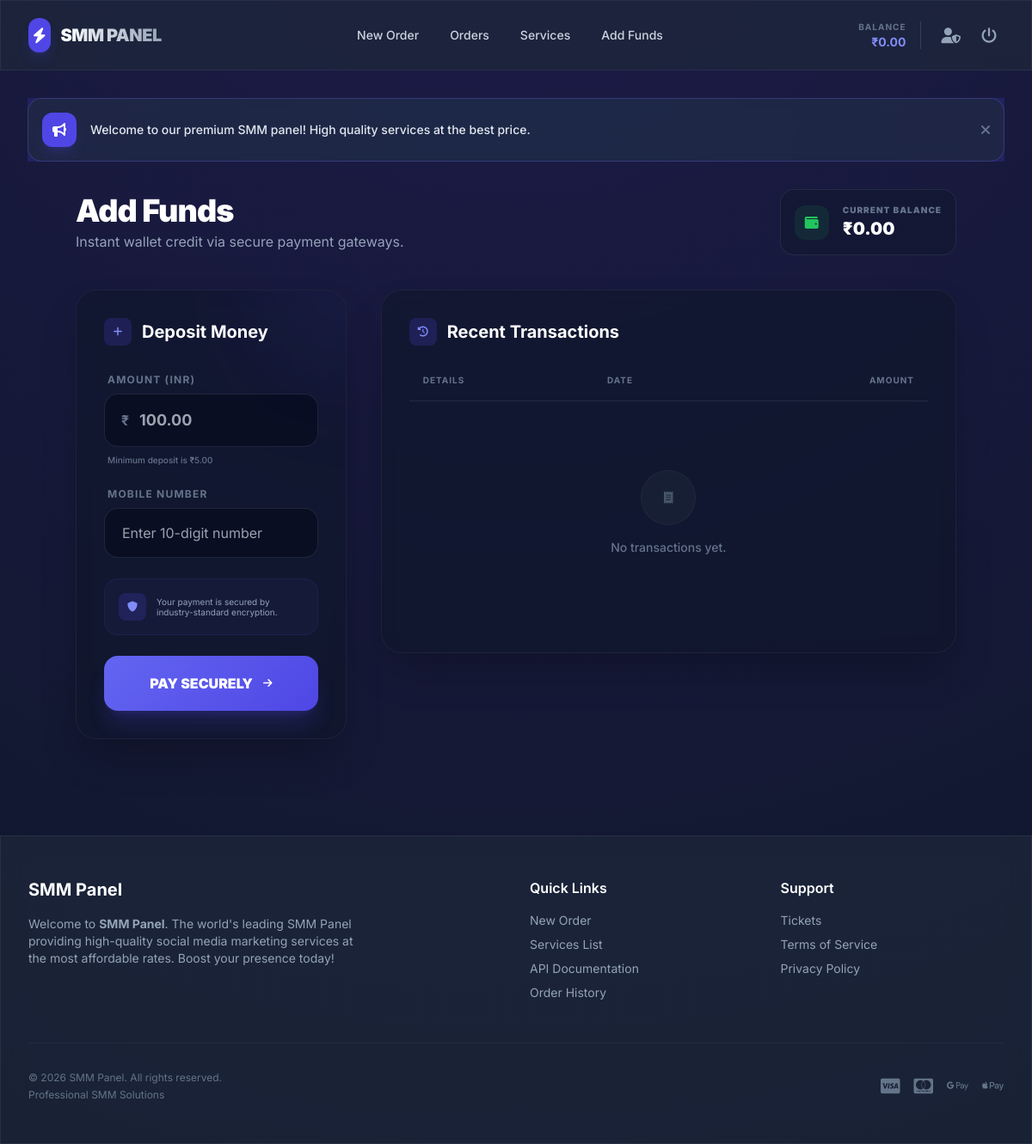
/add_funds.php (signed in), run on the app's committed database.
### tables this page shows
CREATE TABLE IF NOT EXISTS `users` (
  `id` INT AUTO_INCREMENT PRIMARY KEY,
  `name` VARCHAR(100) NOT NULL,
  `email` VARCHAR(100) NOT NULL UNIQUE,
  `password` VARCHAR(255) NOT NULL,
  `balance` DECIMAL(10,2) DEFAULT 0.00,
  `api_key` VARCHAR(100) NULL UNIQUE,
  `role` ENUM('user', 'admin') DEFAULT 'user',
  `created_at` TIMESTAMP DEFAULT CURRENT_TIMESTAMP
);

CREATE TABLE IF NOT EXISTS `settings` (
  `id` INT AUTO_INCREMENT PRIMARY KEY,
  `setting_key` VARCHAR(100) NOT NULL UNIQUE,
  `setting_value` TEXT
);

### add_funds.php (the view, shortened to what this page needs)
<?php
require_once(__DIR__ . '/includes/header.php');
$stmt = $db->prepare("SELECT * FROM transactions WHERE user_id = ? ORDER BY id DESC LIMIT 50");
$stmt->execute([$user['id']]);
$transactions = $stmt->fetchAll();
?>
<div class="max-w-5xl mx-auto space-y-10 mb-20">
    <div class="flex flex-col md:flex-row md:items-center justify-between gap-6">
        <div>
            <h2 class="text-4xl font-black text-white tracking-tight">Add Funds</h2>
            <p class="text-slate-400 mt-1">Instant wallet credit via secure payment gateways.</p>
        </div>
        <div class="flex items-center space-x-4 bg-slate-900/50 p-4 rounded-2xl border border-slate-700/50">
            <div class="w-10 h-10 bg-green-500/10 text-green-500 rounded-xl flex items-center justify-center">
                <i class="fas fa-wallet"></i>
            </div>
            <div>
                <p class="text-[10px] text-slate-500 uppercase font-black tracking-widest">Current Balance</p>
                <p class="text-xl font-black text-white">₹<?php echo number_format($user['balance'], 2); ?></p>
            </div>
        </div>
    </div>
    <div class="grid grid-cols-1 lg:grid-cols-3 gap-10">
        <div class="lg:col-span-1">
            <div class="glass-card rounded-3xl p-8 border border-white/5 shadow-2xl relative overflow-hidden">
                <div class="absolute -top-24 -right-24 w-48 h-48 bg-indigo-600/10 rounded-full blur-3xl"></div>
                <h3 class="text-xl font-bold text-white mb-8 flex items-center">
                    <span class="w-8 h-8 bg-indigo-600/20 text-indigo-400 rounded-lg flex items-center justify-center mr-3">
                        <i class="fas fa-plus text-xs"></i>
                    </span>
                    Deposit Money
                </h3>
                <form method="POST" action="" class="space-y-6">
                    <div>
                        <label class="block text-xs font-bold text-slate-500 uppercase tracking-widest mb-2 px-1">Amount (INR)</label>
                        <div class="relative">
                            <span class="absolute left-5 top-1/2 -translate-y-1/2 text-slate-500 font-bold">₹</span>
                            <input type="number" step="0.01" min="5" name="amount" required class="w-full bg-slate-950/50 border border-slate-700/50 rounded-2xl pl-10 pr-5 py-4 text-white focus:outline-none focus:border-indigo-500 focus:ring-4 focus:ring-indigo-500/10 transition-all font-bold text-lg" placeholder="100.00">
                        </div>
                        <p class="text-[10px] text-slate-500 mt-2 px-1 font-medium">Minimum deposit is ₹5.00</p>
                    </div>
                    <div>
                        <label class="block text-xs font-bold text-slate-500 uppercase tracking-widest mb-2 px-1">Mobile Number</label>
                        <input type="text" name="mobile" minlength="10" maxlength="15" required class="w-full bg-slate-950/50 border border-slate-700/50 rounded-2xl px-5 py-4 text-white focus:outline-none focus:border-indigo-500 focus:ring-4 focus:ring-indigo-500/10 transition-all" placeholder="Enter 10-digit number">
                    </div>
                    <div class="p-4 rounded-2xl bg-indigo-500/5 border border-indigo-500/10 flex items-center space-x-3">
                        <div class="bg-indigo-600/20 text-indigo-400 w-8 h-8 rounded-lg flex items-center justify-center flex-shrink-0">
                            <i class="fas fa-shield-alt text-xs"></i>
                        </div>
                        <p class="text-[10px] text-slate-400 leading-tight">Your payment is secured by industry-standard encryption.</p>
                    </div>
                    <button type="submit" class="w-full btn-primary text-white font-black py-5 rounded-2xl shadow-xl shadow-indigo-600/20 active:scale-[0.98] transition-all flex items-center justify-center space-x-3">
                        <span>PAY SECURELY</span>
                        <i class="fas fa-arrow-right text-xs"></i>
                    </button>
                </form>
            </div>
        </div>
        <div class="lg:col-span-2">
            <div class="glass-card rounded-3xl p-8 border border-white/5 shadow-2xl">
                <div class="flex items-center justify-between mb-8">
                    <h3 class="text-xl font-bold text-white flex items-center">
                        <span class="w-8 h-8 bg-indigo-600/20 text-indigo-400 rounded-lg flex items-center justify-center mr-3">
                            <i class="fas fa-history text-xs"></i>
                        </span>
                        Recent Transactions
                    </h3>
                </div>
                <div class="overflow-x-auto">
                    <table class="w-full text-left">
                        <thead>
                            <tr class="text-slate-500 text-[10px] uppercase tracking-widest border-b border-slate-700/50">
                                <th class="pb-4 px-4 font-bold">Details</th>
                                <th class="pb-4 px-4 font-bold">Date</th>
                                <th class="pb-4 px-4 font-bold text-right">Amount</th>
                            </tr>
                        </thead>
                        <tbody class="text-sm">
                            <?php if (empty($transactions)): ?>
                                <tr>
                                    <td colspan="3" class="py-20 text-center">
                                        <div class="w-16 h-16 bg-slate-800/50 rounded-full flex items-center justify-center mx-auto mb-4 border border-slate-700/30">
                                            <i class="fas fa-receipt text-slate-600"></i>
                                        </div>
                                        <p class="text-slate-500 text-sm font-medium">No transactions yet.</p>
                                    </td>
                                </tr>
                            <?php endif; ?>
                        </tbody>
                    </table>
                </div>
            </div>
        </div>
    </div>
</div>
<?php require_once 'includes/footer.php'; ?>

### includes/header.php (shortened to what this page needs)
<?php
require_once __DIR__ . '/Auth.php';
$db = Database::getInstance();
try {
    $db = Database::getInstance();
    $stmt = $db->prepare("SELECT * FROM users WHERE id = ?");
    $stmt->execute([$_SESSION['user_id']]);
    $user = $stmt->fetch();
} catch (Exception $e) {
    header("Location: " . BASE_URL . "/install");
    exit;
}
?>
<!DOCTYPE html>
<html lang="en">
<head>
    <script src="https://cdn.tailwindcss.com"></script>
    <link rel="stylesheet" href="https://cdnjs.cloudflare.com/ajax/libs/font-awesome/6.0.0/css/all.min.css">
</head>
<body class="min-h-screen pb-20 md:pb-0">
    <nav class="glass border-b border-slate-700/50 sticky top-0 z-50">
        <div class="max-w-7xl mx-auto px-4 sm:px-6 lg:px-8">
            <div class="flex items-center justify-between h-16 md:h-20">
                <a href="<?php echo BASE_URL; ?>/index" class="flex items-center space-x-3 group">
                    <div class="bg-indigo-600 rounded-xl p-1.5 shadow-lg shadow-indigo-600/20 group-hover:scale-110 transition-transform">
                        <i class="fas fa-bolt text-white text-lg"></i>
                    </div>
                    <span class="text-xl font-black tracking-tight bg-gradient-to-r from-white to-slate-400 bg-clip-text text-transparent uppercase">
                    </span>
                </a>
                <div class="hidden md:flex items-center space-x-1">
                    <a href="<?php echo BASE_URL; ?>/index" class="px-4 py-2 text-sm font-medium text-slate-300 hover:text-white rounded-xl hover:bg-slate-800/50 transition-all">
                        New Order
                    </a>
                    <a href="<?php echo BASE_URL; ?>/orders" class="px-4 py-2 text-sm font-medium text-slate-300 hover:text-white rounded-xl hover:bg-slate-800/50 transition-all">
                        Orders
                    </a>
                    <a href="<?php echo BASE_URL; ?>/services" class="px-4 py-2 text-sm font-medium text-slate-300 hover:text-white rounded-xl hover:bg-slate-800/50 transition-all">
                        Services
                    </a>
                    <a href="<?php echo BASE_URL; ?>/add_funds" class="px-4 py-2 text-sm font-medium text-slate-300 hover:text-white rounded-xl hover:bg-slate-800/50 transition-all">
                        Add Funds
                    </a>
                </div>
                <div class="flex items-center space-x-4">
                    <div class="hidden sm:flex flex-col items-end">
                        <span class="text-[10px] text-slate-500 uppercase font-bold tracking-widest">Balance</span>
                        <span class="text-sm font-bold text-indigo-400">₹<?php echo number_format($user['balance'], 2); ?></span>
                    </div>
                    <div class="flex items-center space-x-2">
                        <?php if ($user['role'] === 'admin'): ?>
                            <a href="<?php echo BASE_URL; ?>/admin/index" class="p-2 text-slate-400 hover:text-red-400 transition-colors">
                                <i class="fas fa-user-shield text-lg"></i>
                            </a>
                        <?php endif; ?>
                        <a href="<?php echo BASE_URL; ?>/logout" class="p-2 text-slate-400 hover:text-red-400 transition-colors">
                            <i class="fas fa-power-off text-lg"></i>
                        </a>
                    </div>
                </div>
            </div>
        </div>
    </nav>
    <div class="flex-1">
        <main class="max-w-7xl mx-auto px-4 sm:px-6 lg:px-8 py-8">
            <?php
            $stmt = $db->query("SELECT setting_value FROM settings WHERE setting_key = 'announcement_enabled'");
            $ann_enabled = $stmt->fetchColumn();
            if ($ann_enabled === '1'):
                $stmt = $db->query("SELECT setting_value FROM settings WHERE setting_key = 'announcement_text'");
                $ann_text = $stmt->fetchColumn();
            ?>
                <div class="mb-8 relative overflow-hidden group">
                    <div class="absolute inset-0 bg-gradient-to-r from-indigo-600/20 via-blue-600/20 to-indigo-600/20 animate-gradient-x"></div>
                    <div class="glass border-indigo-500/30 rounded-2xl p-4 flex items-center justify-between relative z-10">
                        <div class="flex items-center space-x-4">
                            <div class="w-10 h-10 bg-indigo-600 rounded-xl flex items-center justify-center text-white shadow-lg shadow-indigo-600/20">
                                <i class="fas fa-bullhorn animate-bounce"></i>
                            </div>
                            <p class="text-sm font-medium text-slate-200"><?php echo htmlspecialchars($ann_text); ?></p>
                        </div>
                        <button onclick="this.parentElement.parentElement.remove()" class="text-slate-500 hover:text-white transition-colors">
                            <i class="fas fa-times"></i>
                        </button>
                    </div>
                </div>
            <?php endif; ?>

### includes/header.php (style rules this page uses)
:root { --primary: #6366f1; --primary-hover: #4f46e5; --bg-dark: #0f172a; --glass-bg: rgba(30, 41, 59, 0.7); --glass-border: rgba(255, 255, 255, 0.08); }
body { font-family: 'Inter', sans-serif; background-color: var(--bg-dark); color: #f8fafc; background-image: radial-gradient(circle at 50% -20%, #1e1b4b 0%, #0f172a 100%); background-attachment: fixed; }
.glass { background: var(--glass-bg); backdrop-filter: blur(12px); -webkit-backdrop-filter: blur(12px); border: 1px solid var(--glass-border); }
.glass-card { background: rgba(15, 23, 42, 0.6); backdrop-filter: blur(8px); border: 1px solid var(--glass-border); transition: all 0.3s cubic-bezier(0.4, 0, 0.2, 1); }
.btn-primary { background: linear-gradient(135deg, #6366f1 0%, #4f46e5 100%); transition: all 0.3s ease; }

### data on the page
users: balance "0.00"
settings: setting_value "Welcome to our premium SMM panel! High quality services at the best price."

### other printed values
$site_name "SMM Panel"
